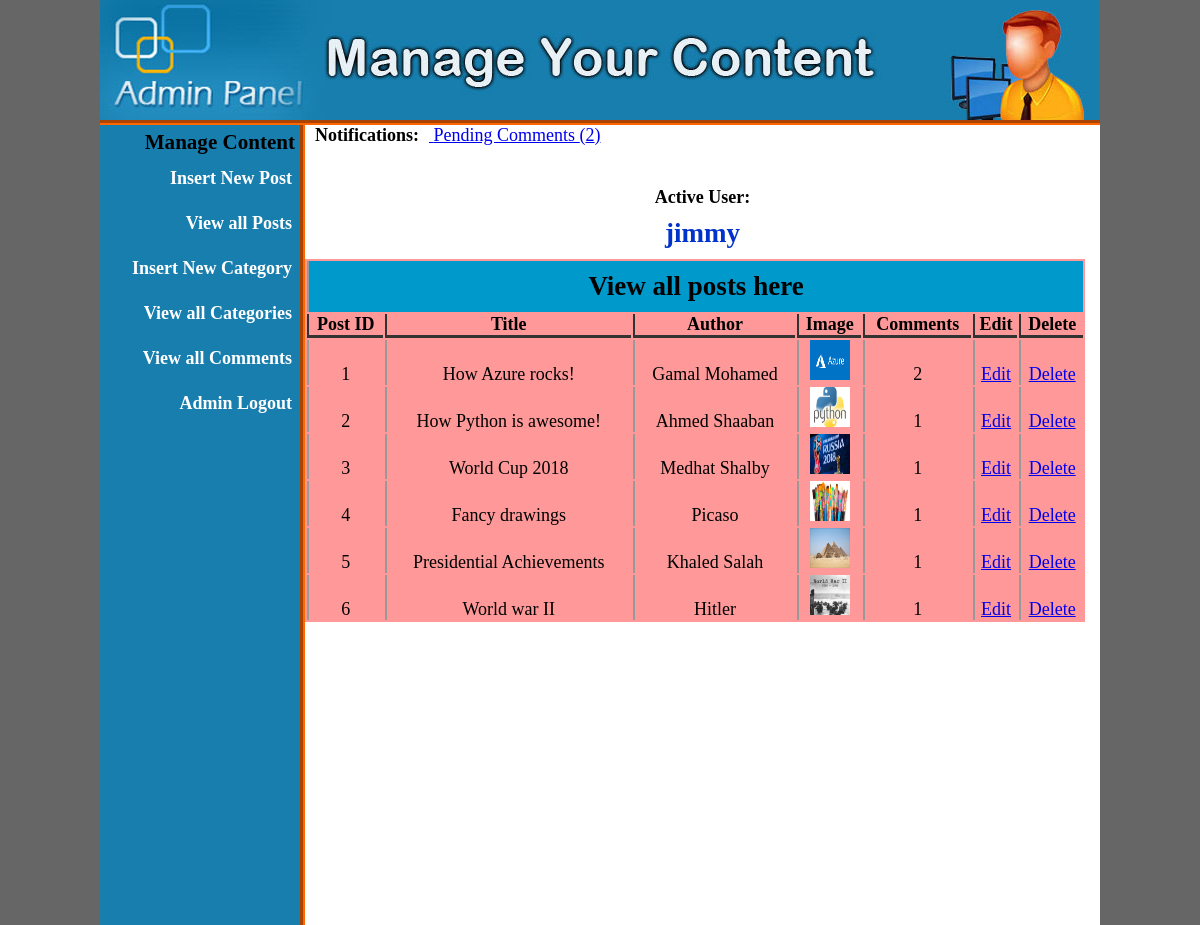
The app's page /admin/index.php?view_posts (signed in) with its own data.
### tables this page shows
CREATE TABLE IF NOT EXISTS `posts` (
  `post_id` int(10) NOT NULL AUTO_INCREMENT,
  `category_id` int(10) NOT NULL,
  `post_title` varchar(100) NOT NULL,
  `post_date` text NOT NULL,
  `post_author` varchar(50) NOT NULL,
  `post_keywords` text NOT NULL,
  `post_image` text NOT NULL,
  `post_content` text NOT NULL,
  PRIMARY KEY (`post_id`)
);

### admin/includes/view_posts.php (the view, shortened to what this page needs)
<?php
if(!isset($_SESSION['user_name'])){
	echo "<script>window.open('../login.php?not_authorize=You are not Authorize to access!','_self')</script>";
	}
else {
?>
<!DOCTYPE HTML>
<html>
<head>
</head>
<body>
<table align="center" bgcolor="#FF9999" width="780">
    <tr>
    	<td colspan="8" align="center" bgcolor="#0099CC"><h2>View all posts here</h2></td>
    </tr>
    	<tr>
        	<th>Post ID</th>
            <th>Title</th>
            <th>Author</th>
            <th>Image</th>
            <th>Comments</th>
            <th>Edit</th>
            <th>Delete</th>
        </tr>
<?php
include("includes/database.php");
	$get_posts = "select * from posts";
	$run_posts = mysqli_query($con,$get_posts);
	$i=1;
	while ($row_posts = mysqli_fetch_array($run_posts)){
			$post_id = $row_posts['post_id'];
			$post_title = $row_posts['post_title'];
			$post_author = $row_posts['post_author'];
			$post_image = $row_posts['post_image'];
?>
		<tr align="center">
        	<td><?php echo $i++; ?></td>
            <td><?php echo $post_title; ?></td>
            <td><?php echo $post_author; ?></td>
            <td><img src="news_images/<?php echo $post_image; ?>" width="40" height="40"></td>
            <td>
            <?php
            $get_comments = "select * from comments where post_id='$post_id'";
			$run_comments = mysqli_query($con,$get_comments);
			$count = mysqli_num_rows($run_comments);
			echo $count;
            ?>
            </td>
            <td><a href="index.php?edit_post=<?php echo $post_id; ?>">Edit</a></td>
            <td><a href="includes/delete_post.php?delete_post=<?php echo $post_id; ?>">Delete</a></td>
        </tr>
<?php } ?>
</table>
</body>
</html>
<?php } ?>

### admin/style.css (style rules this page uses)
html, body, div, span, applet, object, iframe, h1, h2, h3, h4, h5, h6, p, blockquote, pre, a, abbr, acronym, address, big, cite, code, del, dfn, em, img, ins, kbd, q, s, samp, small, strike, strong, sub, sup, tt, var, b, u, i, center, dl, dt, dd, ol, ul, li, fieldset, form, label, legend, table, caption, tbody, tfoot, thead, tr, th, td, article, aside, canvas, details, embed, figure, figcaption, footer, header, hgroup, menu, nav, output, ruby, section, summary, time, mark, audio, video { margin: 0; padding: 0; border: 0; vertical-align: baseline; }
body { background:#666; }

### admin/includes/view_posts.php (style rules this page uses)
th,td,tr,table { padding:0; margin:0; }
th { border-left:2px solid #333; border-bottom:3px solid #333; }
td { border-left:2px solid #999; }
h2 { padding:10px; }

### records on screen
posts: post_title "How Azure rocks!", post_author "Gamal Mohamed", post_image (picture), count "2"
posts: post_title "How Python is awesome!", post_author "Ahmed Shaaban", post_image (picture), count "1"
posts: post_title "World Cup 2018", post_author "Medhat Shalby", post_image (picture), count "1"
posts: post_title "Fancy drawings", post_author "Picaso", post_image (picture), count "1"
posts: post_title "Presidential Achievements", post_author "Khaled Salah", post_image (picture), count "1"
posts: post_title "World war II", post_author "Hitler", post_image (picture), count "1"

### other values on screen
$count "2"
$_SESSION['user_name'] "jimmy"
